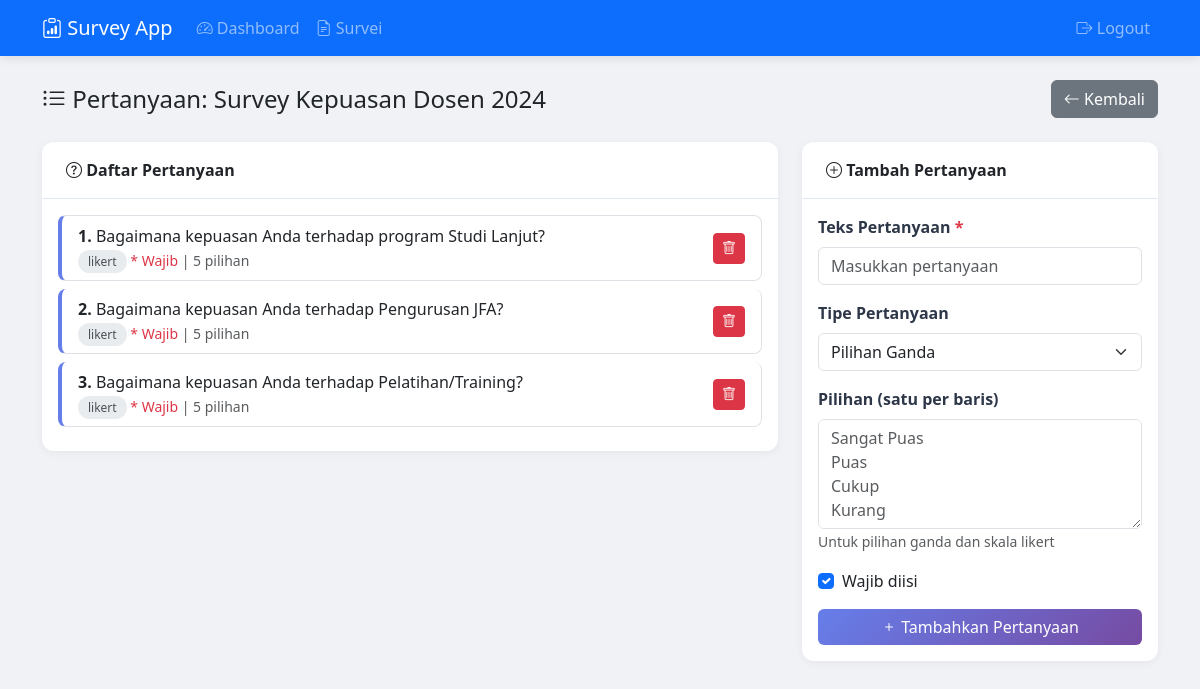
Page /admin/questions.php?survey_id=1 (signed in) on the committed database.
### tables this page shows
CREATE TABLE surveys (
    id INT PRIMARY KEY AUTO_INCREMENT,
    admin_id INT,
    title VARCHAR(255) NOT NULL,
    description TEXT,
    status ENUM('active', 'inactive', 'draft') DEFAULT 'draft',
    start_date DATE,
    end_date DATE,
    created_at TIMESTAMP DEFAULT CURRENT_TIMESTAMP,
    updated_at TIMESTAMP DEFAULT CURRENT_TIMESTAMP ON UPDATE CURRENT_TIMESTAMP,
    FOREIGN KEY (admin_id) REFERENCES admins(id) ON DELETE CASCADE
);

CREATE TABLE questions (
    id INT PRIMARY KEY AUTO_INCREMENT,
    survey_id INT NOT NULL,
    question_text TEXT NOT NULL,
    type ENUM('multiple_choice', 'likert', 'text', 'paragraph') NOT NULL,
    options JSON,
    is_required BOOLEAN DEFAULT TRUE,
    order_number INT DEFAULT 0,
    created_at TIMESTAMP DEFAULT CURRENT_TIMESTAMP,
    FOREIGN KEY (survey_id) REFERENCES surveys(id) ON DELETE CASCADE
);

### admin/questions.php (the view, shortened to what this page needs)
<?php
require_once '../config/database.php';
$admin_id = $_SESSION['admin_id'];
$survey_id = $_GET['survey_id'] ?? 0;
try {
    $stmt = $pdo->prepare("SELECT * FROM surveys WHERE id = ? AND admin_id = ?");
    $stmt->execute([$survey_id, $admin_id]);
    $survey = $stmt->fetch();
    $stmt = $pdo->prepare("SELECT * FROM questions WHERE survey_id = ? ORDER BY order_number");
    $stmt->execute([$survey_id]);
    $questions = $stmt->fetchAll();
} catch (PDOException $e) {
    die("Error: " . $e->getMessage());
}
?>
<!DOCTYPE html>
<html lang="id">
<head>
    <link href="https://cdn.jsdelivr.net/npm/bootstrap@5.3.0/dist/css/bootstrap.min.css" rel="stylesheet">
    <link rel="stylesheet" href="https://cdn.jsdelivr.net/npm/bootstrap-icons@1.11.0/font/bootstrap-icons.css">
</head>
<body>
    <nav class="navbar navbar-expand-lg navbar-dark bg-primary">
        <div class="container">
            <a class="navbar-brand" href="index.php">
                <i class="bi bi-clipboard-data"></i> Survey App
            </a>
            <div class="collapse navbar-collapse" id="navbarNav">
                <ul class="navbar-nav me-auto">
                    <li class="nav-item">
                        <a class="nav-link" href="index.php"><i class="bi bi-speedometer2"></i> Dashboard</a>
                    </li>
                    <li class="nav-item">
                        <a class="nav-link" href="surveys.php"><i class="bi bi-file-earmark-text"></i> Survei</a>
                    </li>
                </ul>
                <ul class="navbar-nav">
                    <li class="nav-item">
                        <a class="nav-link" href="logout.php"><i class="bi bi-box-arrow-right"></i> Logout</a>
                    </li>
                </ul>
            </div>
        </div>
    </nav>
    <div class="container mt-4">
        <div class="d-flex justify-content-between align-items-center mb-4">
            <h4 class="mb-0">
                <i class="bi bi-list-ul"></i> Pertanyaan: <?php echo htmlspecialchars($survey['title']); ?>
            </h4>
            <a href="surveys.php" class="btn btn-secondary">
                <i class="bi bi-arrow-left"></i> Kembali
            </a>
        </div>
        <div class="row">
            <div class="col-md-8">
                <div class="card">
                    <div class="card-header">
                        <i class="bi bi-question-circle"></i> Daftar Pertanyaan
                    </div>
                    <div class="card-body">
                        <?php if (count($questions) > 0): ?>
                            <div class="list-group">
                                <?php foreach ($questions as $index => $q): ?>
                                    <div class="list-group-item d-flex justify-content-between align-items-center">
                                        <div>
                                            <strong><?php echo $index + 1; ?>.</strong>
                                            <?php echo htmlspecialchars($q['question_text']); ?>
                                            <br>
                                            <small class="text-muted">
                                                <span class="question-type-badge"><?php echo str_replace('_', ' ', $q['type']); ?></span>
                                                <?php if ($q['is_required']): ?>
                                                    <span class="text-danger">* Wajib</span>
                                                <?php endif; ?>
                                                <?php if ($q['options']): ?>
                                                    <span class="text-muted">| <?php echo count(json_decode($q['options'], true)); ?> pilihan</span>
                                                <?php endif; ?>
                                            </small>
                                        </div>
                                        <div>
                                            <a href="?survey_id=<?php echo $survey_id; ?>&delete_q=1&qid=<?php echo $q['id']; ?>"
                                               class="btn btn-sm btn-danger" onclick="return confirm('Hapus pertanyaan ini?')">
                                                <i class="bi bi-trash"></i>
                                            </a>
                                        </div>
                                    </div>
                                <?php endforeach; ?>
                            </div>
                        <?php endif; ?>
                    </div>
                </div>
            </div>
            <div class="col-md-4">
                <div class="card">
                    <div class="card-header">
                        <i class="bi bi-plus-circle"></i> Tambah Pertanyaan
                    </div>
                    <div class="card-body">
                        <form method="POST">
                            <div class="mb-3">
                                <label class="form-label">Teks Pertanyaan <span class="text-danger">*</span></label>
                                <input type="text" name="question_text" class="form-control" placeholder="Masukkan pertanyaan" required>
                            </div>
                            <div class="mb-3">
                                <label class="form-label">Tipe Pertanyaan</label>
                                <select name="type" class="form-select" id="questionType" onchange="toggleOptions()">
                                    <option value="multiple_choice">Pilihan Ganda</option>
                                </select>
                            </div>
                            <div class="mb-3" id="optionsContainer">
                                <label class="form-label">Pilihan (satu per baris)</label>
                                <textarea name="options" class="form-control" rows="4" placeholder="Sangat Puas&#10;Puas&#10;Cukup&#10;Kurang&#10;Sangat Kurang"></textarea>
                                <small class="text-muted">Untuk pilihan ganda dan skala likert</small>
                            </div>
                            <div class="mb-3 form-check">
                                <input type="checkbox" name="is_required" class="form-check-input" id="isRequired" checked>
                                <label class="form-check-label" for="isRequired">Wajib diisi</label>
                            </div>
                            <button type="submit" name="add_question" class="btn btn-primary w-100">
                                <i class="bi bi-plus"></i> Tambahkan Pertanyaan
                            </button>
                        </form>
                    </div>
                </div>
            </div>
        </div>
    </div>
</body>
</html>

### admin/questions.php (style rules this page uses)
body { background: #f0f2f5; }
.navbar { box-shadow: 0 2px 10px rgba(0,0,0,0.1); }
.card { border: none; border-radius: 12px; box-shadow: 0 2px 10px rgba(0,0,0,0.05); }
.card-header { background: white; border-bottom: 1px solid #e2e8f0; padding: 1rem 1.5rem; font-weight: 600; border-radius: 12px 12px 0 0 !important; }
.btn-primary { background: linear-gradient(135deg, #667eea 0%, #764ba2 100%); border: none; }
.form-label { font-weight: 600; color: #2d3748; }
.question-type-badge { font-size: 0.75rem; padding: 3px 10px; border-radius: 12px; background: #e9ecef; color: #495057; }
.list-group-item { border-left: 4px solid #667eea; margin-bottom: 8px; border-radius: 8px !important; }

### rows in the picture
surveys: title "Survey Kepuasan Dosen 2024"
questions: question_text "Bagaimana kepuasan Anda terhadap program Studi Lanjut?", type "likert", is_required "* Wajib", options "5"
questions: question_text "Bagaimana kepuasan Anda terhadap Pengurusan JFA?", type "likert", is_required "* Wajib", options "5"
questions: question_text "Bagaimana kepuasan Anda terhadap Pelatihan/Training?", type "likert", is_required "* Wajib", options "5"
